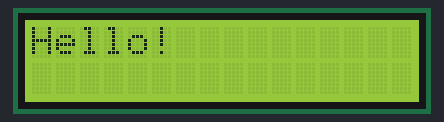
This sketch was run on a simulated Arduino Uno, built with avr-gcc and run on an emulated ATmega328P. On the bench: 16×2 character LCD.

Above: at 0.1 s.
At 0.83 s:
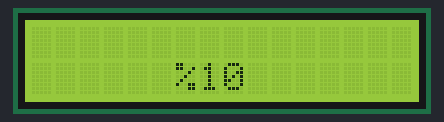
At 1.63 s:
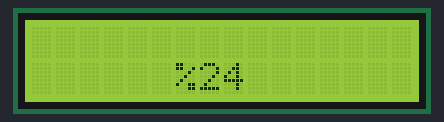
At 3.16 s:
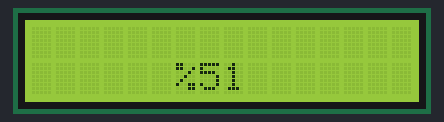
At 4.69 s:
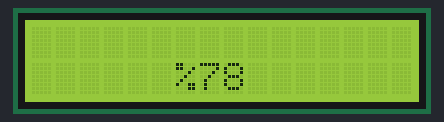
At 6.2 s:
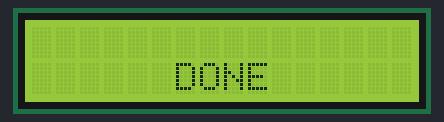

The sketch:

I2C_LCD.ino
```cpp
#include <Wire.h>
#include <LiquidCrystal_I2C.h>
int j, i=0;

// Set the LCD address to 0x27 for a 16 chars and 2 line display
LiquidCrystal_I2C lcd(0x3F, 16, 2);

void setup()
{
  // initialize the LCD
  lcd.begin();

  // Turn on the blacklight and print a message.
  lcd.backlight();
  lcd.setCursor(0, 0);
  lcd.print("Hello!");
  delay(250);
  lcd.clear();
  for(j = 1; j<=100; j++){
  lcd.setCursor(6,1);
  lcd.print("%");
  lcd.print(j);
  delay(50);
  lcd.clear();
  i=j;
  }
  lcd.setCursor(6,1);
  lcd.print("%");
  lcd.print(i);
  delay(150);
  lcd.clear();
  lcd.setCursor(6,1);
  lcd.print("DONE");
}

void loop()
{

}
```
